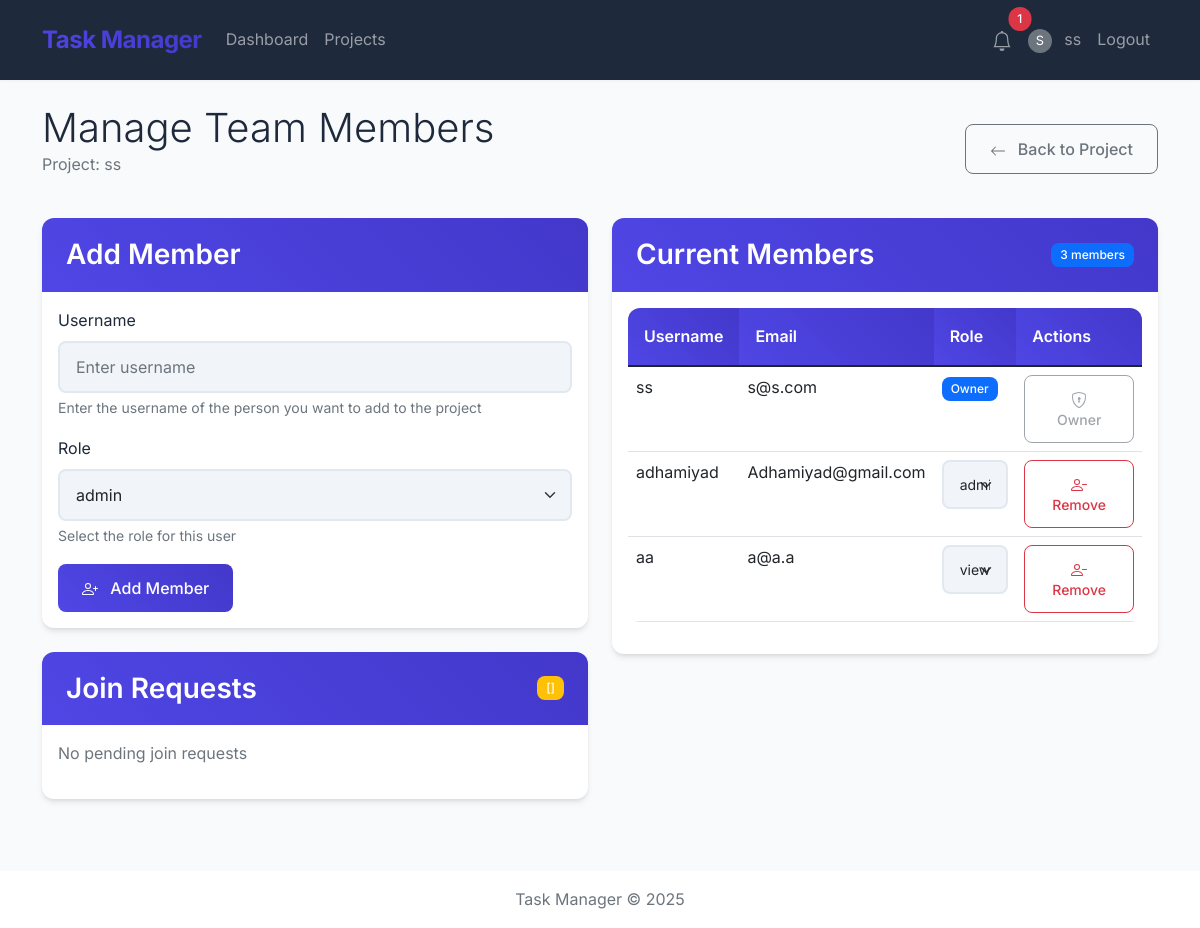
Page /projects/2/members (signed in) on the committed database.
### app/models/models.py (models this page shows, shortened)
class User(UserMixin, db.Model):
    __tablename__ = 'users'
    id = db.Column(db.Integer, primary_key=True)
    username = db.Column(db.String(64), unique=True, nullable=False)
    email = db.Column(db.String(120), unique=True, nullable=False)
    password_hash = db.Column(db.String(128))
    created_at = db.Column(db.DateTime, default=datetime.datetime.now(datetime.timezone.utc))
    profile_picture = db.Column(db.BLOB)
    full_name = db.Column(db.String(100))
    bio = db.Column(db.Text)
    contact_info = db.Column(db.String(150))
    owned_projects = db.relationship('Project', backref='owner', lazy='dynamic')
    assigned_tasks = db.relationship('Task', backref='assignee', lazy='dynamic')
    join_requests = db.relationship('ProjectRequest', backref='requester', lazy='dynamic')
    dashboard_items = db.relationship('DashboardItem', backref='user', lazy='dynamic', cascade='all, delete-orphan')
    dashboard_stats = db.relationship('DashboardStat', backref='user', lazy='dynamic', cascade='all, delete-orphan')
    sent_friend_requests = db.relationship('Friendship',
                                          foreign_keys='Friendship.user_id',
                                          backref='sender',
                                          lazy='dynamic')
    received_friend_requests = db.relationship('Friendship',
                                             foreign_keys='Friendship.friend_id',
                                             backref='receiver',
                                             lazy='dynamic')
    def get_unread_notifications_count(self):
        return self.notifications.filter_by(is_read=False).count()

class Project(db.Model):
    __tablename__ = 'projects'
    id = db.Column(db.Integer, primary_key=True)
    title = db.Column(db.String(100), nullable=False)
    description = db.Column(db.Text)
    owner_id = db.Column(db.Integer, db.ForeignKey('users.id'))
    created_at = db.Column(db.DateTime, default=datetime.datetime.now(datetime.timezone.utc))
    tasks = db.relationship('Task', backref='project', lazy='dynamic', cascade='all, delete-orphan')
    members = db.relationship('User', secondary=project_members, backref=db.backref('projects', lazy='dynamic'))
    join_requests = db.relationship('ProjectRequest', backref='project', lazy='dynamic', cascade='all, delete-orphan')

### app/routes/projects.py (the view, shortened to what this page needs)
@bp.route("/<int:project_id>/members", methods=["GET", "POST"])
@login_required
def manage_members(project_id):
    project = Project.query.get_or_404(project_id)
    if project.owner_id != current_user.id:
        flash("Only the project owner can manage members.")
        return redirect(url_for("projects.view_project", project_id=project.id))
    roles = Role.query.all()
    pending_requests = ProjectRequest.query.filter_by(project_id=project_id, status="pending").all()
    members_with_roles = []
    for member in project.members:
        role_info = db.session.execute(
            db.select(Role)
            .join(project_members, Role.id == project_members.c.role_id)
            .where(project_members.c.project_id == project_id)
            .where(project_members.c.user_id == member.id)
        ).fetchone()
        role = role_info[0] if role_info else None
        members_with_roles.append({
            'user': member,
            'role': role
        })
    return render_template(
        "projects/members.html",
        project=project,
        pending_requests=pending_requests,
        roles=roles,
        members_with_roles=members_with_roles
    )

### app/templates/projects/members.html (shortened to what this page needs)
{% extends "base.html" %}
{% block content %}
<div class="row mb-4 align-items-center">
    <div class="col-md-8">
        <h1 class="display-6 mb-0">Manage Team Members</h1>
        <p class="text-muted">Project: {{ project.title }}</p>
    </div>
    <div class="col-md-4 text-end">
        <a href="{{ url_for('projects.view_project', project_id=project.id) }}" class="btn btn-outline-secondary">
            <svg xmlns="http://www.w3.org/2000/svg" width="16" height="16" fill="currentColor"
                class="bi bi-arrow-left me-2" viewBox="0 0 16 16">
                <path fill-rule="evenodd"
                    d="M15 8a.5.5 0 0 0-.5-.5H2.707l3.147-3.146a.5.5 0 1 0-.708-.708l-4 4a.5.5 0 0 0 0 .708l4 4a.5.5 0 0 0 .708-.708L2.707 8.5H14.5A.5.5 0 0 0 15 8z" />
            </svg>
            Back to Project
        </a>
    </div>
</div>
<div class="row">
    <div class="col-md-6">
        <div class="card mb-4">
            <div class="card-header d-flex justify-content-between align-items-center">
                <h3>Add Member</h3>
            </div>
            <div class="card-body">
                <form method="post" action="{{ url_for('projects.manage_members', project_id=project.id) }}">
                    <div class="mb-3">
                        <label for="username" class="form-label">Username</label>
                        <input type="text" class="form-control" id="username" name="username"
                            placeholder="Enter username" required>
                        <div class="form-text text-muted">Enter the username of the person you want to add to the
                            project</div>
                    </div>
                    <div class="mb-3">
                        <label for="role_id" class="form-label">Role</label>
                        <select class="form-select" id="role_id" name="role_id">
                            {% for role in roles %}
                            <option value="{{ role.id }}">{{ role.name }}</option>
                            {% endfor %}
                        </select>
                        <div class="form-text text-muted">Select the role for this user</div>
                    </div>
                    <button type="submit" class="btn btn-primary">
                        Add Member
                    </button>
                </form>
            </div>
        </div>
        <div class="card mb-4">
            <div class="card-header d-flex justify-content-between align-items-center">
                <h3>Join Requests</h3>
                <span class="badge bg-warning">{{ pending_requests|default(0) }}</span>
            </div>
            <div class="card-body">
                {% if pending_requests and pending_requests|length > 0 %}
                <div class="table-responsive">
                    <table class="table">
                        <thead>
                            <tr>
                                <th>Username</th>
                                <th>Requested</th>
                                <th>Actions</th>
                            </tr>
                        </thead>
                        <tbody>
                            {% for request in pending_requests %}
                            <tr>
                                <td>{{ request.username }}</td>
                                <td>{{ request.request_date.strftime('%Y-%m-%d') }}</td>
                                <td>
                                    <div class="btn-group" role="group">
                                        <form method="post" action="{{ url_for('projects.handle_request', project_id=project.id, request_id=request.id, action='approve') }}" class="d-inline">
                                            <select name="role_id" class="form-select form-select-sm mb-2">
                                                {% for role in roles %}
                                                <option value="{{ role.id }}">{{ role.name }}</option>
                                                {% endfor %}
                                            </select>
                                            <button type="submit" class="btn btn-sm btn-success">
                                                <svg xmlns="http://www.w3.org/2000/svg" width="16" height="16" fill="currentColor" class="bi bi-check-circle" viewBox="0 0 16 16">
                                                    <path d="M8 15A7 7 0 1 1 8 1a7 7 0 0 1 0 14zm0 1A8 8 0 1 0 8 0a8 8 0 0 0 0 16z"/>
                                                    <path d="M10.97 4.97a.235.235 0 0 0-.02.022L7.477 9.417 5.384 7.323a.75.75 0 0 0-1.06 1.06L6.97 11.03a.75.75 0 0 0 1.079-.02l3.992-4.99a.75.75 0 0 0-1.071-1.05z"/>
                                                </svg>
                                                Approve
                                            </button>
                                        </form>
                                        <a href="{{ url_for('projects.handle_request', project_id=project.id, request_id=request.id, action='decline') }}" class="btn btn-sm btn-danger ms-2">
                                            <svg xmlns="http://www.w3.org/2000/svg" width="16" height="16" fill="currentColor" class="bi bi-x-circle" viewBox="0 0 16 16">
                                                <path d="M8 15A7 7 0 1 1 8 1a7 7 0 0 1 0 14zm0 1A8 8 0 1 0 8 0a8 8 0 0 0 0 16z"/>
                                                <path d="M4.646 4.646a.5.5 0 0 1 .708 0L8 7.293l2.646-2.647a.5.5 0 0 1 .708.708L8.707 8l2.647 2.646a.5.5 0 0 1-.708.708L8 8.707l-2.646 2.647a.5.5 0 0 1-.708-.708L7.293 8 4.646 5.354a.5.5 0 0 1 0-.708z"/>
                                            </svg>
                                            Decline
                                        </a>
                                    </div>
                                </td>
                            </tr>
                            {% endfor %}
                        </tbody>
                    </table>
                </div>
                {% else %}
                <p class="text-muted">No pending join requests</p>
                {% endif %}
            </div>
        </div>
    </div>
    <div class="col-md-6">
        <div class="card">
            <div class="card-header d-flex justify-content-between align-items-center">
                <h3>Current Members</h3>
                <span class="badge bg-primary">{{ members_with_roles|length }} members</span>
            </div>
            <div class="card-body">
                <div class="table-responsive">
                    <table class="table">
                        <thead>
                            <tr>
                                <th>Username</th>
                                <th>Email</th>
                                <th>Role</th>
                                <th>Actions</th>
                            </tr>
                        </thead>
                        <tbody>
                            {% for member_data in members_with_roles %}
                            <tr>
                                <td>{{ member_data.user.username }}</td>
                                <td>{{ member_data.user.email }}</td>
                                <td>
                                    {% if member_data.user.id == project.owner_id %}
                                    <span class="badge bg-primary">Owner</span>
                                    {% else %}
                                    <form method="post" action="{{ url_for('projects.update_member_role', project_id=project.id, user_id=member_data.user.id) }}" class="d-inline">
                                        <select name="role_id" class="form-select form-select-sm" onchange="this.form.submit()">
                                            {% for role in roles %}
                                            <option value="{{ role.id }}" {% if member_data.role and member_data.role.id == role.id %}selected{% endif %}>{{ role.name }}</option>
                                            {% endfor %}
                                        </select>
                                    </form>
                                    {% endif %}
                                </td>
                                <td>
                                    {% if member_data.user.id != project.owner_id %}
                                    <a href="{{ url_for('projects.remove_member', project_id=project.id, user_id=member_data.user.id) }}"
                                        class="btn btn-sm btn-outline-danger"
                                        onclick="return confirm('Are you sure you want to remove this member?');">
                                        Remove
                                    </a>
                                    {% else %}
                                    <button class="btn btn-sm btn-outline-secondary" disabled>
                                        Owner
                                    </button>
                                    {% endif %}
                                </td>
                            </tr>
                            {% endfor %}
                        </tbody>
                    </table>
                </div>
            </div>
        </div>
    </div>
</div>
{% endblock %}

### app/templates/base.html (shortened to what this page needs)
<!DOCTYPE html>
<html lang="en">
<head>
    <link rel="stylesheet" href="https://cdn.jsdelivr.net/npm/bootstrap@5.1.3/dist/css/bootstrap.min.css">
    <link rel="stylesheet" href="{{ url_for('static', filename='css/style.css') }}">
</head>
<body>
    <nav class="navbar navbar-expand-lg navbar-dark">
        <div class="container">
            <a class="navbar-brand" href="{{ url_for('main.index') }}">Task Manager</a>
            <div class="collapse navbar-collapse" id="navbarNav">
                <ul class="navbar-nav me-auto">
                    {% if current_user.is_authenticated %}
                    <li class="nav-item">
                        <a class="nav-link" href="{{ url_for('main.dashboard') }}">Dashboard</a>
                    </li>
                    <li class="nav-item">
                        <a class="nav-link" href="{{ url_for('projects.list_projects') }}">Projects</a>
                    </li>
                    {% endif %}
                </ul>
                <ul class="navbar-nav">
                    {% if current_user.is_authenticated %}
                    <li class="nav-item dropdown">
                        <a class="nav-link position-relative" href="#" id="notificationsDropdown" role="button"
                            data-bs-toggle="dropdown" aria-expanded="false">
                            {% if current_user.get_unread_notifications_count() > 0 %}
                            <span
                                class="position-absolute top-0 start-100 translate-middle badge rounded-pill bg-danger">
                                {{ current_user.get_unread_notifications_count() }}
                            </span>
                            {% endif %}
                        </a>
                            {% set notifications =
                            current_user.notifications.order_by(Notification.created_at.desc()).limit(5).all() %}
                    </li>
                    <li class="nav-item">
                        <a class="nav-link" href="{{ url_for('users.profile') }}">
                            {% if current_user.profile_picture %}
                            <img alt="Profile"
                                class="rounded-circle me-2" style="width: 24px; height: 24px; object-fit: cover;">
                            {% else %}
                            <span
                                class="rounded-circle bg-secondary text-white d-inline-flex align-items-center justify-content-center me-2"
                                style="width: 24px; height: 24px; font-size: 0.8rem;">
                                {{ current_user.username[0].upper() }}
                            </span>
                            {% endif %}
                            {{ current_user.username }}
                        </a>
                    </li>
                    <li class="nav-item">
                        <a class="nav-link" href="{{ url_for('auth.logout') }}">Logout</a>
                    </li>
                    {% endif %}
                </ul>
            </div>
        </div>
    </nav>
    <div class="container mt-4">
        {% block content %}{% endblock %}
    </div>
    <footer class="mt-5 py-3 text-center">
        <div class="container">
            <p class="text-muted mb-0">Task Manager &copy; 2025</p>
        </div>
    </footer>
</body>
</html>

### rows in the picture
User: username "S", username "ss", user.username "ss", user.email "s@s.com"
Project: title "ss"
User: user.username "adhamiyad", user.email "Adhamiyad@gmail.com"
User: user.username "aa", user.email "a@a.a"

### other values in the picture
{{ current_user.get_unread_notifications_count() }} "1"
{{ pending_requests|default(0) }} "[]"
{{ members_with_roles|length }} "3"
form field role_id "admin"
form field role_id "viewer"
